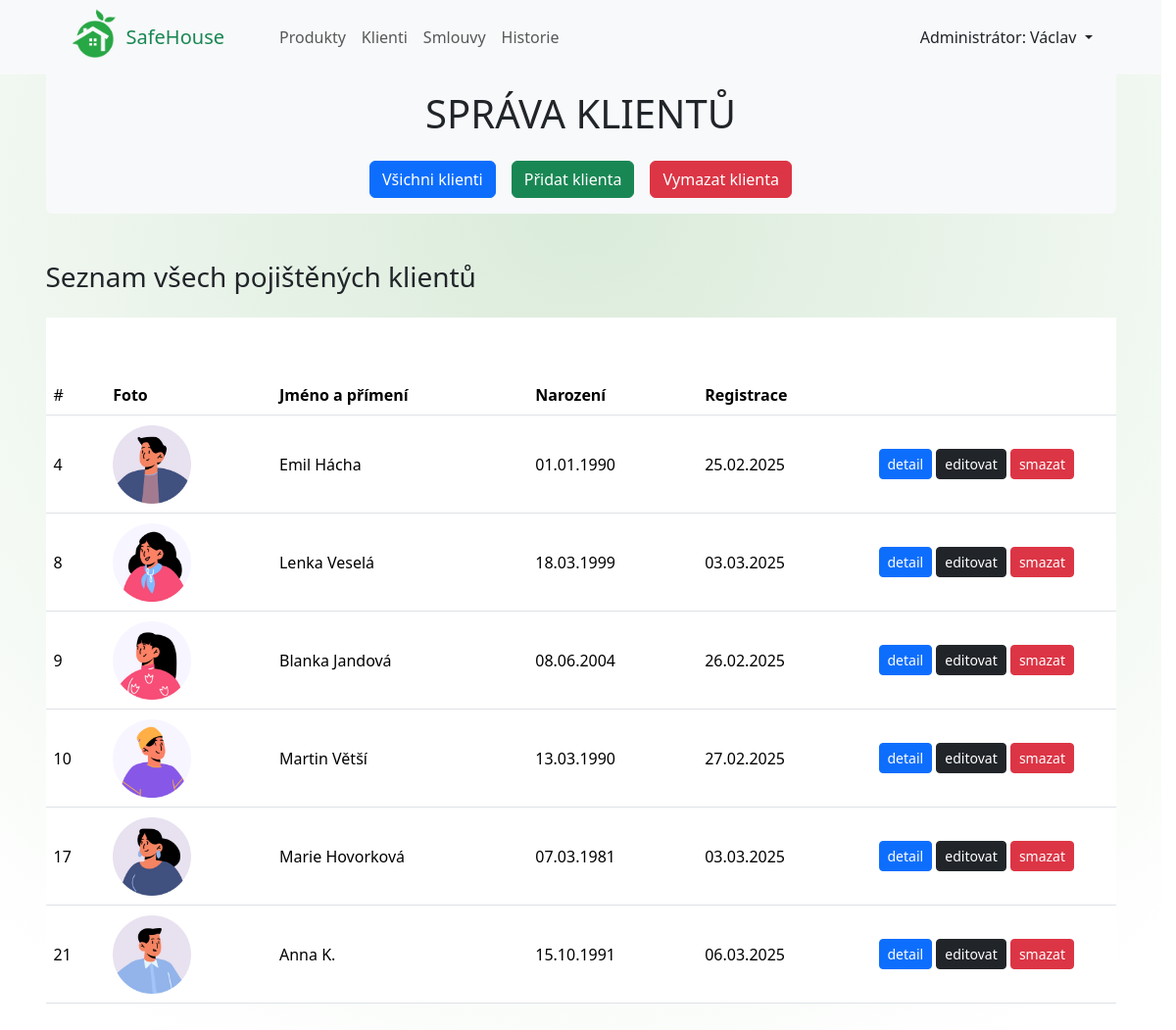
The page /klienti on the database as committed earlier.
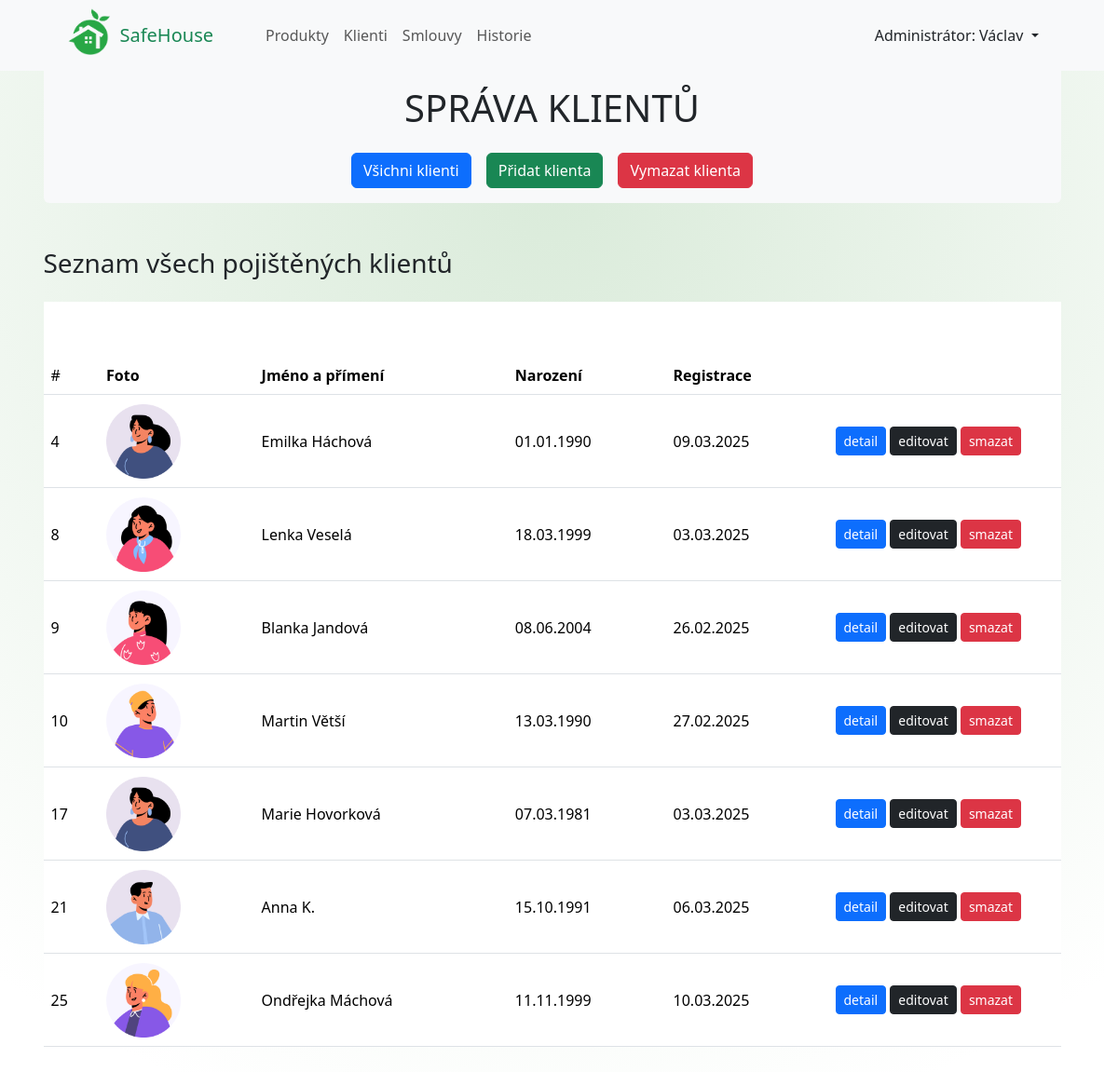
The same page on the database as committed later.
### pojistenci_app/models.py (models this page shows, shortened)
class Klienti(models.Model):
    jmeno = models.CharField(max_length=40, verbose_name="Jméno")
    prijmeni = models.CharField(max_length=40, verbose_name="Příjmení")
    je_muz = models.BooleanField(default=True)
    narozeni = models.DateField(verbose_name="Datum narození")
    foto = models.CharField(
        max_length=60, verbose_name="Název obrázku")
    datum_registrace = models.DateField(auto_now=True)
    class Meta:
        verbose_name = "Klient"
        verbose_name_plural = "Klienti"

### pojistenci_app/views.py (the view)
# urls.py: path('klienti', views.klienti, name="klienti"),
def klienti(request):
    vsichni_klienti = Klienti.objects.all()
    return render(request, 'pojistenci_app/klienti.html', {'klienti': vsichni_klienti})

### pojistenci_app/templates/pojistenci_app/klienti.html (shortened to what this page needs)
{% extends "base.html" %}
{% load static %}
{% block styles %}
    <link rel="stylesheet" href={% static "pojistenci_app/klienti.css" %}>
{% endblock styles %}
{% block content %}
    <div class="container-md">
        <div class="bg-light rounded-bottom mb-5">
            <h1 class="text-center pt-3 bg-light">SPRÁVA KLIENTŮ</h1>
            <div class="py-3 d-flex gap-3 justify-content-center">
                <a class="btn btn-primary" href={% url "klienti" %}>Všichni klienti</a>
                <a class="btn btn-success" href={% url "klient_pridat" %}>Přidat klienta</a>
                <a class="btn btn-danger" href={% url "klient_vymazat" %}>Vymazat klienta</a>
            </div>
        </div>
        {% if pridat or editovat or vymazat %}
            {% block form %}
            {% endblock form %}
        {% else %}
        <h3 class="mb-4">Seznam všech pojištěných klientů</h3>
        <table class="table table-hover" id="vsichni_klienti">
            <thead>
            <tr>
                <td scope="col">#</td>
                <th scope="col">Foto</th>
                <th scope="col">Jméno a přímení</th>
                <th scope="col">Narození</th>
                <th scope="col">Registrace</th>
                <th></th>
            </tr>
            </thead>
            <tbody>
            {% for klient in klienti %}
            <tr onclick="window.location.href='{% url "klient_detail" klient.id %}';"
                style="cursor:pointer; vertical-align: middle;">
                <td scope="row">{{ klient.id }}</td>
                <td><img src={% static "/pojistenci_app/pictures/"|add:klient.foto %} width="80"></td>
                <td>{{ klient.jmeno }} {{ klient.prijmeni }}</td>
                <td>{{ klient.narozeni|date:"d.m.Y" }}</td>
                <td>{{ klient.datum_registrace|date:"d.m.Y" }}</td>
                <td width="250">
                    <a class="btn btn-primary btn-sm" href={% url "klient_detail" klient.id %}>detail</a>
                    <a class="btn btn-dark btn-sm" href={% url "klient_editovat" klient.id %}>editovat</a>
                    <a class="btn btn-danger btn-sm" href={% url "klient_vymazat_podle_id" klient.id %}>smazat</a>
            </tr>
            {% endfor %}
            </tbody>
        </table>
        {% endif %}
    </div>
{% endblock content %}

### templates/base.html (shortened to what this page needs)
{% load static %}
{% load django_bootstrap5 %}
<!DOCTYPE html>
<html lang="cs">
  <head>
    {% bootstrap_css %}
    {% block styles %}
    {% endblock %}
    <link rel="stylesheet" href="{% static 'base.css' %}" />
  </head>
  <body class="pb-5">
    <header>
      {% include 'includes/navbar.html' %}
    </header>
    <div class="container-md">
      {% block content %}
      {% endblock %}
    </div>
  </body>
</html>

### templates/includes/navbar.html (shortened to what this page needs)
{% load static %}
<nav class="navbar navbar-expand-lg bg-light">
  <div class="container-md px-5">
  <a class="navbar-brand d-flex align-items-center gap-2 link-success me-5" href={% url "index" %}>
    <img src={% static 'pictures/logo-success.png' %} width="50" height="50">
    SafeHouse</a>
  <div class="collapse navbar-collapse" id="navbarNavDropdown">
      <div class="d-flex flex-row justify-content-between align-items-center w-100">
      <ul class="navbar-nav">
        <li class="nav-item active">
          <a class="nav-link" href={% url 'produkty' %}
            >Produkty</a
          >
        </li>
        <li class="nav-item">
          <a class="nav-link" href={% url 'klienti' %}>Klienti</a>
        </li>
        <li class="nav-item">
          <a class="nav-link" href={% url 'smlouvy' %}>Smlouvy</a>
        </li>
        <li class="nav-item">
          <a class="nav-link" href={% url 'historie' %}>Historie</a>
        </li>
      </ul>
      <div class="nav-item dropdown">
        <a
          class="nav-link dropdown-toggle"
          href="#"
          id="navbarDropdownMenuLink"
          data-bs-toggle="dropdown"
          aria-haspopup="true"
          aria-expanded="false"
        >
          Administrátor: Václav
        </a>
      </div>
    </div>
  </div>
</div>
</nav>

### pojistenci_app/static/pojistenci_app/klienti.css (style rules this page uses)
#vsichni_klienti tr { height: 100px; }

### static/base.css (style rules this page uses)
html { scrollbar-gutter: stable; }
.navbar-brand img { position: relative; top: -4px; }
body { background: radial-gradient(circle at center 200px, #daebda, #ffffff 90%); position: relative; background-repeat: no-repeat; min-height: 100vh; }

Rows that differ between the two databases and show on the page:
changed Klienti id 4: foto: a different picture; jmeno "Emil" → "Emilka"; prijmeni "Hácha" → "Háchová"; datum_registrace "25.02.2025" → "09.03.2025"
added Klienti: id "25", foto (picture), jmeno "Ondřejka", prijmeni "Máchová", narozeni "11.11.1999", datum_registrace "10.03.2025"
